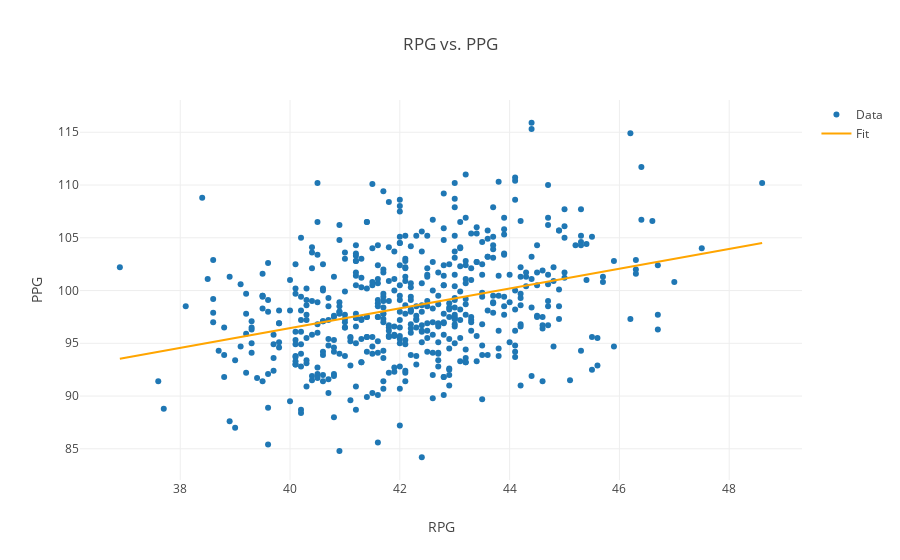

Notebook code cell kept with this figure:
### Code cell
slope, intercept, r_value, p_value, std_err = stats.linregress(data.RPG[data.Year >= 2000], data.PPG[data.Year >= 2000])
line = slope*data.RPG[data.Year >= 2000]+intercept

# Copy calculation of split_traces.
traces = [
    Scatter({
            'x' : data.RPG[data.Year >= 2000],
            'y' : data.PPG[data.Year >= 2000],
            'mode' : 'markers',
            'name' : 'Data'
        }),
    Scatter({
            'x' : data.RPG[data.Year >= 2000],
            'y' : line, 
            'mode' : 'lines',
            'marker' : {'color' : 'orange'},
            'name' : 'Fit'
        })
]

layout = Layout({
        'title' : "RPG vs. PPG",
        'xaxis' : {'title' : 'RPG'},
        'yaxis' : {'title' : 'PPG'}
    })

fig = Figure(data = traces, layout = layout)

py.iplot(fig)

### Figure 1 — Plotly figure (JSON) as saved in the notebook; plotly's stock layout.template omitted (floating-point values rounded to 4 significant figures; data arrays with more than 128 entries replaced by an {"elided": "..."} marker saying what was removed)
{"data": [{"mode": "markers", "name": "Data", "type": "scatter", "x": {"elided": "537 float values"}, "y": {"elided": "537 float values"}}, {"marker": {"color": "orange"}, "mode": "lines", "name": "Fit", "type": "scatter", "x": {"elided": "537 float values"}, "y": {"elided": "537 float values"}}], "layout": {"title": "RPG vs. PPG", "xaxis": {"title": "RPG"}, "yaxis": {"title": "PPG"}}}
